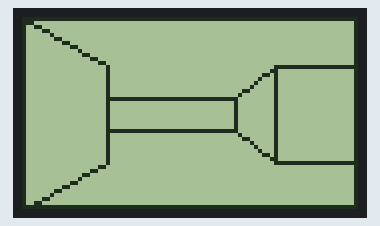
A sketch run on a simulated Arduino Uno, built with avr-gcc and run on an emulated ATmega328P. Parts: 84×48 one-colour display.

Above: at 0.1 s.

The sketch:

_3D_Maze_00.ino
```cpp
// Arduino 3D Maze v0.0 by Hari Wiguna, 2016

#include "U8glib.h"
U8GLIB_PCD8544 u8g(13,11, 9,8,10);    // SPI Com: SCK = 13, MOSI = 11, CS = 9, A0/DataCommand = 8, Reset = 10

u8g_uint_t screenWidth, screenHeight;
u8g_uint_t hInset;
u8g_uint_t vInset;
u8g_uint_t wallHeight;

void DrawMaze()
{
  u8g.drawFrame(0,0, screenWidth,screenHeight);

  wallHeight = screenHeight - vInset - vInset;

  //-- Left Wall --
  u8g.drawLine(0,0, hInset,vInset);
  u8g.drawVLine(hInset,vInset, wallHeight);
  u8g.drawLine(hInset, screenHeight-vInset, 0, screenHeight);

  //-- Right Flat --
  u8g.drawHLine(screenWidth-hInset,vInset, hInset);
  u8g.drawVLine(screenWidth-hInset,vInset, wallHeight);
  u8g.drawHLine(screenWidth-hInset,screenHeight-vInset, hInset);

  //-- Second Right Wall --
  u8g_uint_t hInset2 = hInset + 10;
  u8g_uint_t vInset2 = vInset + 8;
  u8g_uint_t wallHeight2 = screenHeight - vInset2 - vInset2;
  u8g.drawLine(screenWidth-hInset2,vInset2, screenWidth-hInset,vInset);
  u8g.drawVLine(screenWidth-hInset2,vInset2, wallHeight2);
  u8g.drawLine(screenWidth-hInset2,screenHeight-vInset2, screenWidth-hInset,screenHeight-vInset);

  //-- Back wall --
  u8g.drawHLine(hInset,vInset2, screenWidth-hInset-hInset2);
  u8g.drawHLine(hInset,screenHeight-vInset2, screenWidth-hInset-hInset2);
}

void setup(void) {
  u8g.setRot180();  // flip screen
  screenWidth = u8g.getWidth();
  screenHeight = u8g.getHeight();
  vInset = screenHeight/4;
  hInset = screenWidth/4;
}

void loop(void) {
  u8g.firstPage();
  do {
    DrawMaze();
  } while ( u8g.nextPage() );
}
```
